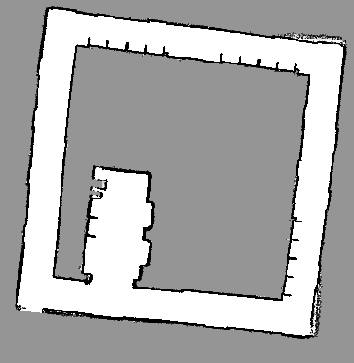
#> input picture image-comparison/ALL_occ-0.8_free-0.25_cell-0.05_wall-0.05.png, 354 x 363 px, found by its file name
$ python 'import cv2.py'
#> lines starting #> are read from the running program, lines starting #| are printed output that depends on the picture; after the words box and inside, x2 and y2 are one past the last pixel; in counts of white or black regions, pixels touching at a corner belong together; long printed decimals are rounded
import cv2
from skimage.metrics import structural_similarity as ssim
import numpy as np
from PIL import Image, ImageChops
import matplotlib.pyplot as plt

################################################################
###########   USING PIXEL COMPARISON   #########################


##############   IMPORTANT TO READ !!  #########################
#1 for maps with real data where Gmapping gives maps with #fefefe instead of #ffffff, and grey with #D8D8D8
#  2 for maps with maching colors, usually simulated data
#  3 for comparing maps with error, or maps where there are many tonalities of white
val = 1

#Path to the map generated by our algorithm
img1= Image.open('C:/Users/jc/Documents/GitHub/saut_ogm/image-comparison/ALL_occ-0.8_free-0.25_cell-0.05_wall-0.05.png')
#> img1 is the input picture: PIL image 354x363 RGBA; mean R, G, B, A 172.9, 172.9, 172.9, 255
#Path to the reference map
img2= Image.open('C:/Users/jc/Documents/GitHub/saut_ogm/image-comparison/mape2.png')
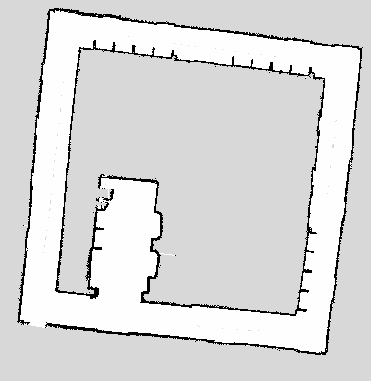
#> input picture image-comparison/mape2.png, 371 x 381 px, found by its file name
#> img2 is the input picture: PIL image 371x381 RGBA; mean R, G, B, A 218.2, 218.2, 218.2, 255

#Convert to RGB
img1 = img1.convert("RGB")
#> img1: PIL image 354x363 RGB
img2 = img2.convert("RGB")
#> img2: PIL image 371x381 RGB

#Resize images
width = max(img1.width, img2.width)
#> width = 371
height = max(img1.height, img2.height)
#> height = 381
img1 = img1.resize((width, height))
#> img1: PIL image 371x381 RGB
img2 = img2.resize((width, height))

# Convert the images to NumPy arrays
pixels1 = np.array(img1)
pixels2 = np.array(img2)

# Find white pixels in img1 and img2
white_pixels_1 = np.all(pixels1 == [255, 255, 255], axis=2)
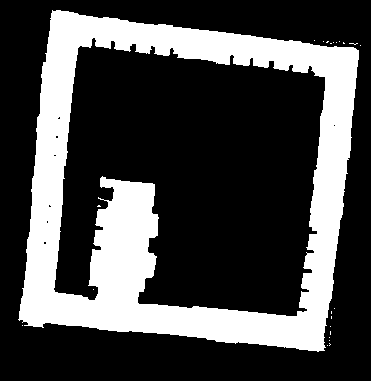
#> white_pixels_1: shape (381, 371) bool; 28.6% white; 23 white regions (22 under 20 px), largest, box (x1, y1, x2, y2) and area: (18, 10, 359, 352) 40350
#Maps that come from Gmapping are not 100% white, they are #fefefe
if val == 1:
    white_pixels_2 = np.all(pixels2 == [254, 254, 254], axis=2)
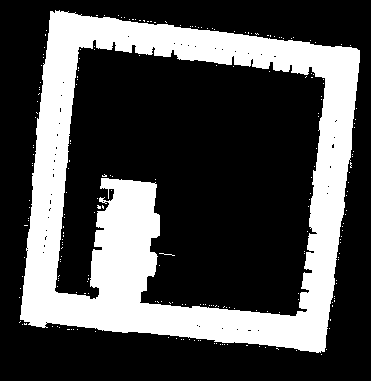
#> white_pixels_2: shape (381, 371) bool; 29.8% white; 226 white regions (225 under 20 px), largest, box (x1, y1, x2, y2) and area: (20, 10, 360, 353) 41769
elif val ==3:
    min_value = [180, 180, 180]
    max_value = [255, 255, 255]
    white_pixels_2 = np.all((pixels2 >= min_value) & (pixels2 <= max_value), axis=2)
else:
    white_pixels_2 = np.all(pixels2 == [255, 255, 255], axis=2)

# Initialize a counter for the different white pixels
count_white1 = np.sum(white_pixels_1)
#> count_white1 = 40400
count_white2 = np.sum(white_pixels_2)
#> count_white2 = 42091
#Interception
intersecting_pixels = np.sum(white_pixels_1 & white_pixels_2)
#> intersecting_pixels = 39964
total_white_pixels = count_white1 + count_white2 - intersecting_pixels
#> total_white_pixels = 42527

#total_white_pixels = np.sum(white_pixels_1)
percentage_diff_white = (intersecting_pixels / total_white_pixels) * 100
#> percentage_diff_white = 93.97

#Print results
print("Using Only White Comparison:");
print("white 1: " + str(np.sum(white_pixels_1)))
#| white 1: 40400
print("white 2: " + str(np.sum(white_pixels_2)))
#| white 2: 42091
print("size: " + str(height*width))
#| size: 141351
print("Number of Intersecting Pixels: " + str(intersecting_pixels))
#| Number of Intersecting Pixels: 39964
print("Percentage of equal pixels: " + str(percentage_diff_white))
#| Percentage of equal pixels: 93.973

diff = np.sum(pixels1!=pixels2)
#> diff = 415668
# Create a copy of img1
highlighted_img1 = np.array(img1)
highlighted_img2 = np.array(img2)


diff_pixels = np.any(pixels1 != pixels2, axis=-1)
#> diff_pixels: shape (381, 371) bool; 98% white; black in thin lines or dots, all inside (x1, y1, x2, y2) = (17, 8, 362, 355)
if val == 1:
    map_pixels = np.logical_or(
        np.all(pixels1 == [255, 255, 255], axis=-1) & np.all(pixels2 == [254, 254, 254], axis=-1),
        np.all(pixels1 == [0, 0, 0], axis=-1) & np.all(pixels2 == [0, 0, 0], axis=-1),
    )
#> map_pixels: shape (381, 371) bool; 30.2% white; 188 white regions (170 under 20 px), largest, box (x1, y1, x2, y2) and area: (20, 10, 359, 355) 41021, (351, 73, 360, 158) 105, (43, 9, 51, 61) 81
    equal_pixels = np.logical_or(
        np.all(pixels1 == [255, 255, 255], axis=-1) & np.all(pixels2 == [254, 254, 254], axis=-1),
        np.all(pixels1 == [149, 149, 149], axis=-1) & np.all(pixels2 == [216, 216, 216], axis=-1)
        )
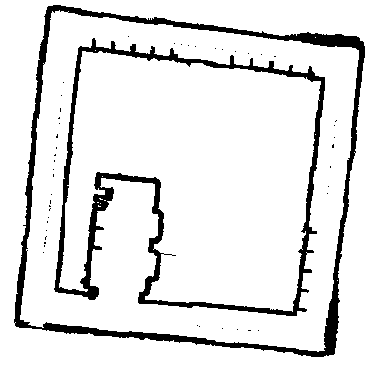
#> equal_pixels: shape (381, 371) bool; 89.7% white; 48 black regions (46 under 20 px), largest, box (x1, y1, x2, y2) and area: (14, 5, 365, 357) 7453, (54, 38, 325, 316) 7030
    diff_pixels = np.logical_and(diff_pixels, np.logical_not(equal_pixels))
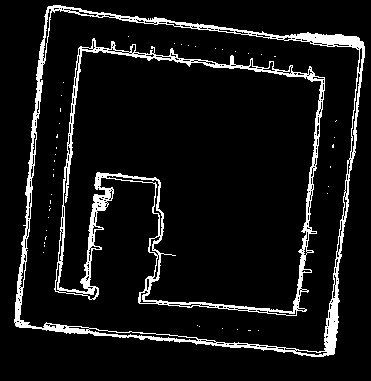
#> diff_pixels: shape (381, 371) bool; 8.3% white; 45 white regions (43 under 20 px), largest, box (x1, y1, x2, y2) and area: (14, 5, 365, 357) 6088, (54, 38, 325, 316) 5612
elif val == 3:
    pixels2_range = (pixels2 >= min_value) & (pixels2 <= max_value)
    map_pixels = np.logical_or(
        np.all(pixels1 == [255, 255, 255], axis=-1) & np.all(pixels2_range, axis=-1),
        np.all(pixels1 == [0, 0, 0], axis=-1) & np.all(pixels2 == [0, 0, 0], axis=-1),
        )
    white = np.all(pixels1 == [255, 255, 255], axis=-1) & np.all(pixels2_range, axis=-1)
else:
    map_pixels = np.logical_or(
        np.all(pixels1 == [255, 255, 255], axis=-1) & np.all(pixels2 == [255, 255, 255], axis=-1),
        np.all(pixels1 == [0, 0, 0], axis=-1) & np.all(pixels2 == [0, 0, 0], axis=-1),
    )


diff_img = np.array(img1)
#In red the different pixels
diff_img[diff_pixels] = [255, 0, 0]
#> diff_img: shape (381, 371, 3); mean R, G, B 184.9, 163.7, 163.7
#In blue the white pixels of both images
diff_img[white_pixels_1] = [0,0,255]
diff_img[white_pixels_2] = [0, 0, 255]
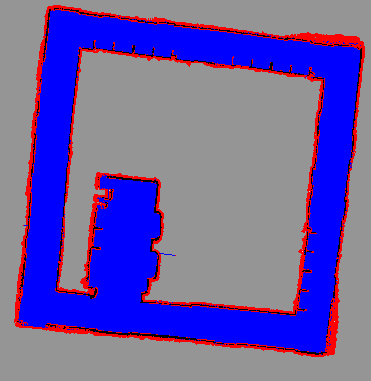
#> diff_img: shape (381, 371, 3); mean R, G, B 108.2, 91.5, 168.2
#In green the map pixels (white and black) that appear simultaneously in both images
diff_img[map_pixels] = [0,255,0]
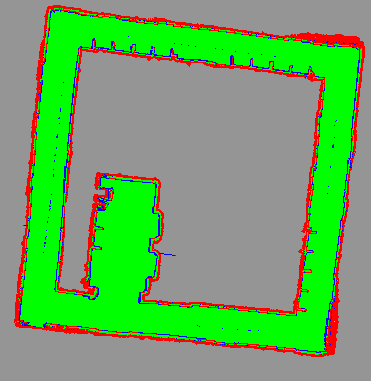
#> diff_img: shape (381, 371, 3); mean R, G, B 108.2, 168.6, 96.1
plt.imshow(diff_img)
plt.title('Differences between Image 1 and Image 2')
plt.show()
